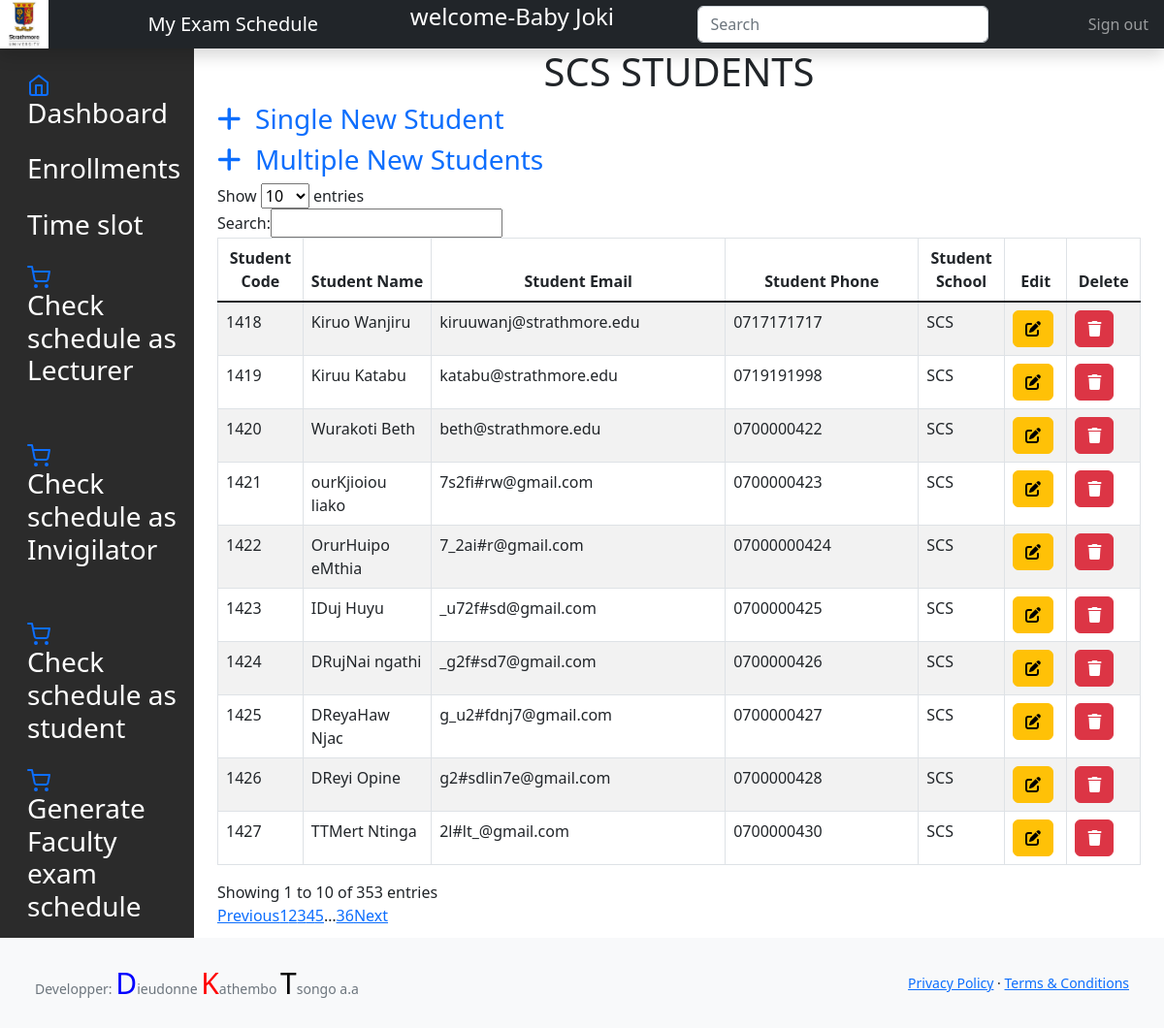
Screenshot of /system/read_scs_students.php (signed in) with the database file from the repository.
### tables this page shows
CREATE TABLE `students` (
  `student_id` int(11) NOT NULL,
  `student_code` int(50) NOT NULL,
  `student_name` varchar(50) NOT NULL,
  `student_email` varchar(30) DEFAULT NULL,
  `student_phone` varchar(30) DEFAULT NULL,
  `student_school` varchar(50) NOT NULL,
  `student_password` varchar(100) NOT NULL,
  `student_role` varchar(30) NOT NULL
);

### system/read_scs_students.php (the view, shortened to what this page needs)
<?php
	  include 'dbcon.php';
	  include 'header.php';
 ?>
<div class="container-fluid">
  <div class="row">
	<?php include "scs_facadmin_sidebar.php";?>
<main class="col-md-9 ms-sm-auto col-lg-10 px-md-4">
<div class="wrapper">
	<div class="">
		<div class="col-lg-12">
			<div class="panel panel-default">
                <div class="panel-heading">
                    <h1 style="text-align: center;"> SCS STUDENTS</h1>
					<h3><a href="create_single_student_scs.php" style="text-decoration:none;"><span class="fas fa-plus"></span>&nbsp; Single New Student</a></h3>
                    <h3><a href="create_multiple_students_scs.php" style="text-decoration:none;"><span class="fas fa-plus"></span>&nbsp; Multiple New Students</a></h3>
                </div>
                <div class="panel-body">
                	<div class="table-responsive">
						<table cellpadding="0" cellspacing="0" border="0" class="table table-striped table-bordered" id="example">
							<thead>
								<tr>
									<th style="text-align: center;">Student Code</th>
                                    <th style="text-align: center;">Student Name</th>
                                    <th style="text-align: center;">Student Email</th>
                                    <th style="text-align: center;">Student Phone</th>
                                    <th style="text-align: center;">Student School</th>
                                    <th style="text-align: center;">Edit</th>
                                    <th style="text-align: center;">Delete</th>
                                </tr>
							</thead>
							<tbody>
								<?php
									$select_stmt = $conn->prepare("SELECT * FROM students where student_school='SCS'");
                                    $select_stmt->execute();
									while($row=$select_stmt->fetch(PDO::FETCH_ASSOC))
								{
								?>
							    <tr>
						    		<td><?php echo $row['student_code']; ?></td>
                                    <td><?php echo $row['student_name']; ?></td>
                                    <td><?php echo $row['student_email']; ?></td>
                                    <td><?php echo $row['student_phone']; ?></td>
                                    <td><?php echo $row['student_school']; ?></td>
									<td><a href="edit_students_scs.php?update_id=<?php echo $row['student_id']; ?>" class="btn btn-warning"><i class="fas fa-edit"></i></a></td>
                                    <td><a href="?delete_id=<?php echo $row['student_id']; ?>" class="btn btn-danger"><i class="fas fa-trash"></a></td>
                                </tr>
								<?php
								}
								?>
							</tbody>
						</table>
					</div>
                </div>
		    </div>
        </div>
	</div>
</div>
</main>
<?php require 'footer.php' ?>

### rows the page displays
students: student_code "1420", student_name "Wurakoti Beth", student_email "beth@strathmore.edu", student_phone "0700000422", student_school "SCS"
students: student_code "1421", student_name "ourKjioiou liako", student_email "7s2fi#rw@gmail.com", student_phone "0700000423", student_school "SCS"
students: student_code "1422", student_name "OrurHuipo eMthia", student_email "7_2ai#r@gmail.com", student_phone "07000000424", student_school "SCS"
students: student_code "1423", student_name "IDuj Huyu", student_email "_u72f#sd@gmail.com", student_phone "0700000425", student_school "SCS"
students: student_code "1424", student_name "DRujNai ngathi", student_email "_g2f#sd7@gmail.com", student_phone "0700000426", student_school "SCS"
students: student_code "1425", student_name "DReyaHaw Njac", student_email "g_u2#fdnj7@gmail.com", student_phone "0700000427", student_school "SCS"
students: student_code "1426", student_name "DReyi Opine", student_email "g2#sdlin7e@gmail.com", student_phone "0700000428", student_school "SCS"
students: student_code "1427", student_name "TTMert Ntinga", student_email "2l#lt_@gmail.com", student_phone "0700000430", student_school "SCS"
students: student_code "1418", student_name "Kiruo Wanjiru", student_email "kiruuwanj@strathmore.edu", student_phone "0717171717", student_school "SCS"
students: student_code "1419", student_name "Kiruu Katabu", student_email "katabu@strathmore.edu", student_phone "0719191998", student_school "SCS"

### other values shown
$_SESSION["username"] "Baby Joki"
